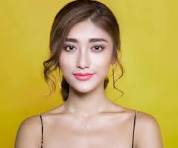
#> input picture download.jpg, 178 x 148 px
$ python face_detector.py
#> lines starting #> are read from the running program, lines starting #| are printed output that depends on the picture
import cv2, cv2.data

adding = cv2.CascadeClassifier(cv2.data.haarcascades + "haarcascade_frontalface_default.xml")
image = cv2.imread("download.jpg")#enter the name of the imgea
#> image is the input picture: shape (148, 178, 3); mean B, G, R 90, 168.1, 193.5
if image is None:
    print("sorry we wasnt able to read the iamge to detec face")
    exit()
scaling = 600 / image.shape[1]
#> scaling = 3.37
new_width = 600
new_height = int(image.shape[0] * scaling)
#> new_height = 498
resizing = cv2.resize(image, (new_width, new_height))

graying = cv2.cvtColor(resizing, cv2.COLOR_BGR2GRAY)
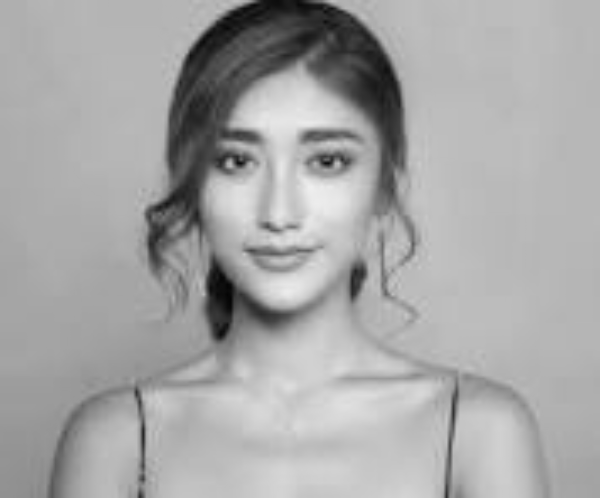
#> graying: shape (498, 600); min 4, max 239, mean 166.7

face_detecting  = adding.detectMultiScale(graying, scaleFactor=1.1, minNeighbors=5)
#> face_detecting = [[175, 77, 223, 223]]

print(f"we were able to detect {len(face_detecting)} face(s)")
#| we were able to detect 1 face(s)

for (x, y, w, h) in face_detecting:
    cv2.rectangle(resizing, (x, y), (x+w, y+h), (0, 255, 0), 5)
#> this loop made 1 pass
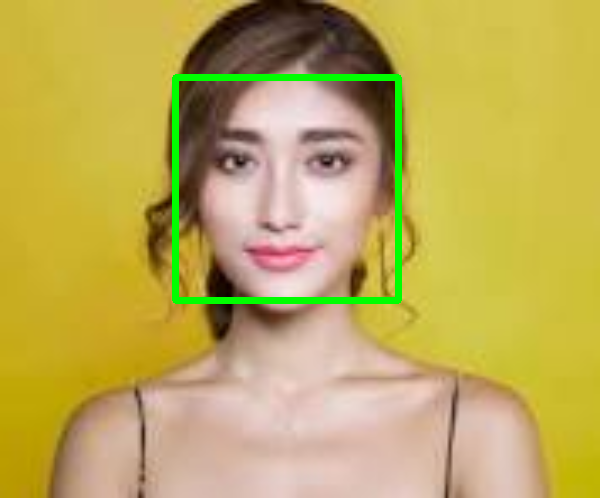
#> resizing: shape (498, 600, 3); mean B, G, R 88.6, 170.9, 190.5

cv2.imshow("faces detected", resizing)
cv2.waitKey(0)
cv2.destroyAllWindows()
